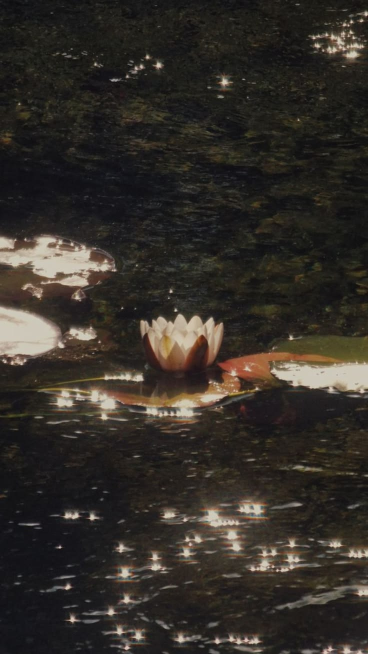
#> input picture 900508888014745363.jpg, 736 x 1308 px (shown at 1/2 size); its folder holds only this picture in this run
$ python -i spiral_art.py   (imports and definitions only)
#> lines starting #> are read from the running program, lines starting #| are printed output that depends on the picture; after the words box and inside, x2 and y2 are one past the last pixel; in counts of white or black regions, pixels touching at a corner belong together
"""Turn the three supplied photos, or a custom image, into animated spiral text."""

import math
import argparse
from dataclasses import dataclass
from pathlib import Path
import time

from PIL import Image, ImageChops, ImageDraw, ImageFilter, ImageFont, ImageOps

PROJECT_DIR = Path(__file__).resolve().parent
REPOSITORY_ROOT = PROJECT_DIR.parents[2]


@dataclass(frozen=True)
class PhotoPreset:
    filename: str
    title: str
    text: str
    gamma: float = 1.0

    @property
    def path(self) -> Path:
        return REPOSITORY_ROOT / self.filename


PRESETS = {
    "lilies": PhotoPreset("Pink lilies.jpg", "Pink Lilies", "LILIES  "),
    "water-lily": PhotoPreset("900508888014745363.jpg", "Water Lily", "WATER LILY  ", 0.80),
    "rockstar": PhotoPreset("Rockstar.jpg", "Rockstar", "ROCKSTAR  ", 0.80),
}
IMAGE_PATH = str(PRESETS["lilies"].path)
OUT_PATH = None

BG = (0, 0, 0)
NEON_GLOW = 0.0
NEON_RADIUS = 0.0025

TEXT_PHRASE = PRESETS["lilies"].text
IMAGE_GAMMA = PRESETS["lilies"].gamma
TEXT_FONT = ""
FONT_CANDIDATES = ["segoeuib.ttf", "arialbd.ttf", "calibrib.ttf", "georgiab.ttf", "Arial Bold.ttf",
                   "DejaVuSans-Bold.ttf", "LiberationSans-Bold.ttf", "Poppins-Bold.ttf"]
TRACK = 0.12
LETTER_HEIGHT = 0.64

PITCH_DIV = 105
START_TURNS = 0.0
CENTER = (0.50, 0.50)
SS = 3
BASE_FONT = 160

DURATION = 14.0
SPEED_RATIO = 3.0

WIN_H_FRAC = 0.92
SIDE_MARGIN = 0.05

WINDOW_TITLE = "Spiral Ink - Pink Lilies"


def load_source(path: str | Path) -> Image.Image:
    """Keep the full composition and lift dark details for the text rendering."""
    with Image.open(path) as im:
        rgba = ImageOps.exif_transpose(im).convert("RGBA")
        background = Image.new("RGBA", rgba.size, (*BG, 255))
        rgb = Image.alpha_composite(background, rgba).convert("RGB")
    if IMAGE_GAMMA != 1.0:
        # A gamma below 1 brightens shadows while keeping black pixels black.
        lookup = [round(255 * (value / 255) ** IMAGE_GAMMA) for value in range(256)]
        rgb = rgb.point(lookup * 3)
    return rgb


def image_aspect(path):
    im = load_source(path)
    return im.width / im.height


_FONT = []


def load_font(size):
    if not _FONT:
        found = None
        names = ([TEXT_FONT] if TEXT_FONT else []) + FONT_CANDIDATES
        for name in names:
            for p in (name, str(PROJECT_DIR / name)):
                try:
                    ImageFont.truetype(p, 20)
                    found = p
                    break
                except Exception:
                    pass
            if found:
                break
        _FONT.append(found)
    p = _FONT[0]
    if p:
        return ImageFont.truetype(p, size)
    return ImageFont.load_default(size)


def build_glyphs(phrase):
    f = load_font(BASE_FONT)
    capb = float(-f.getbbox("I", anchor="ls")[1])
    asc, desc = f.getmetrics()
    pad = int(BASE_FONT * 0.08)
    hc = int(2 * max(asc - capb / 2, desc + capb / 2)) + 2 * pad
    base, adv = {}, {}
    for ch in set(phrase):
        aw = float(f.getlength(ch))
        adv[ch] = aw
        if ch.strip() == "":
            continue
        img = Image.new("L", (int(math.ceil(aw)) + 2 * pad, hc), 0)
        ImageDraw.Draw(img).text((pad, hc / 2 + capb / 2), ch, font=f, fill=255, anchor="ls")
        base[ch] = img
    return base, adv, capb


def prepare(W, H, pitch, path):
    return load_source(path).resize((W, H), Image.Resampling.LANCZOS)


class Spiral:

    def __init__(self, W, H, path=IMAGE_PATH):
        self.W, self.H = W, H
        pitch = min(W, H) / PITCH_DIV
        color_map = prepare(W, H, pitch, path).resize(
            (W * SS, H * SS), Image.Resampling.BICUBIC)
        cx, cy = CENTER[0] * W, CENTER[1] * H
        self.pitch, self.cx, self.cy = pitch, cx, cy

        base, adv_base, capb = build_glyphs(TEXT_PHRASE)
        phrase = TEXT_PHRASE
        two_pi = 2 * math.pi
        k_arc = pitch / (4 * math.pi)
        th0 = two_pi * START_TURNS
        rmax = max(math.hypot(cx - px, cy - py) for px in (0, W) for py in (0, H)) + pitch
        th_max = two_pi * rmax / pitch

        def pos(s):
            th = math.sqrt(th0 * th0 + s / k_arc)
            r = pitch * th / two_pi
            return th, r, cx + r * math.cos(th), cy + r * math.sin(th)

        self.glyphs = []
        self.pen_xy = []
        s, ci, adv_guess = 0.0, 0, pitch * 0.3
        while True:
            ch = phrase[ci % len(phrase)]
            th, r, x, y = pos(s + adv_guess / 2)
            if th > th_max:
                break
            ix, iy = int(x), int(y)
            if not (0 <= ix < W and 0 <= iy < H):
                s += pitch * 0.35
                ci += 1
                continue

            hcap = pitch * LETTER_HEIGHT
            k = hcap / capb
            adv = adv_base[ch] * k + TRACK * hcap
            adv_guess = adv

            if ch in base:
                th, r, x, y = pos(s + adv / 2)
                rp = pitch / two_pi
                dx = rp * math.cos(th) - r * math.sin(th)
                dy = rp * math.sin(th) + r * math.cos(th)
                rot = -math.degrees(math.atan2(dy, dx))

                kk = k * SS
                src = base[ch]
                nw, nh = max(1, round(src.width * kk)), max(1, round(src.height * kk))
                m = src.resize((nw, nh), Image.LANCZOS).rotate(rot, resample=Image.BICUBIC, expand=True)

                left = int(round(x * SS - m.width / 2))
                top = int(round(y * SS - m.height / 2))
                tile = color_map.crop((left, top, left + m.width, top + m.height))
                self.glyphs.append((left, top, m, tile))
                self.pen_xy.append((x, y))
            s += adv
            ci += 1

        self.n = len(self.glyphs)
        self.T = DURATION

    def index_at(self, t):
        t = min(max(t, 0.0), self.T)
        frac = (t + 0.5 * (SPEED_RATIO - 1) * t * t / self.T) / (self.T * (1 + SPEED_RATIO) / 2)
        return min(int(self.n * frac), self.n)

    def draw(self, canvas, i0, i1):
        if i1 <= i0:
            return
        for left, top, m, col in self.glyphs[i0:i1]:
            canvas.paste(col, (left, top), m)

    def pen(self, i):
        if self.n == 0:
            return None
        return self.pen_xy[min(max(i - 1, 0), self.n - 1)]


def neon(img):
    if NEON_GLOW <= 0:
        return img
    r = max(1.0, img.height * NEON_RADIUS)
    bloom = img.reduce(3).filter(ImageFilter.GaussianBlur(r)).resize(img.size, Image.BILINEAR)
    bloom = bloom.point(lambda v: int(v * NEON_GLOW))
    return ImageChops.add(img, bloom)


def output_path(path: str | Path) -> Path:
    """Put exports in a separate folder, preserving the original photo."""
    return Path(OUT_PATH) if OUT_PATH else PROJECT_DIR / "outputs" / f"{Path(path).stem}_spiral.png"


# [12 lines left out: function save_png, not called in this run]


class App:
    def __init__(self, path):
        import tkinter as tk
        from PIL import ImageTk
        self.tk, self.ImageTk = tk, ImageTk
        self.path = path
        self.root = tk.Tk()
        self.root.title(WINDOW_TITLE)
        self.root.configure(bg="black")

        sw, sh = self.root.winfo_screenwidth(), self.root.winfo_screenheight()
        aspect = image_aspect(path)
#> in load_source, im is the input picture: PIL image 736x1308 RGB; mean R, G, B 50.8, 45.9, 40.4
#> aspect = 0.563
        self.H = int(min(sh * WIN_H_FRAC, sw * 0.96 / (aspect * (1 + 2 * SIDE_MARGIN))))
#> self.H = 993
        self.W = int(self.H * aspect)
#> self.W = 558
        self.WW = min(int(self.W * (1 + 2 * SIDE_MARGIN)), int(sw * 0.96))
#> self.WW = 613
        x, y = (sw - self.WW) // 2, max(0, (sh - self.H) // 2 - 24)
#> x = 653; y = 19
        self.root.geometry(f"{self.WW}x{self.H}+{x}+{y}")

        self.cv = tk.Canvas(self.root, width=self.WW, height=self.H, bg="black",
                            highlightthickness=0)
        self.cv.pack(fill="both", expand=True)
        self.msg = self.cv.create_text(self.WW // 2, self.H // 2, text="preparing...",
                                       fill="#555555", font=("Helvetica", 14))
        self.root.bind("<Escape>", lambda e: self.root.destroy())
        self.root.bind("<s>", lambda e: save_png(self.path))
        self.root.bind("<r>", lambda e: self.start())
        self.root.update()

        self.sp = Spiral(self.W, self.H, path)
#> in prepare, `return load_source(path).resize((W, H), Image.Resampling.LANCZOS)`:
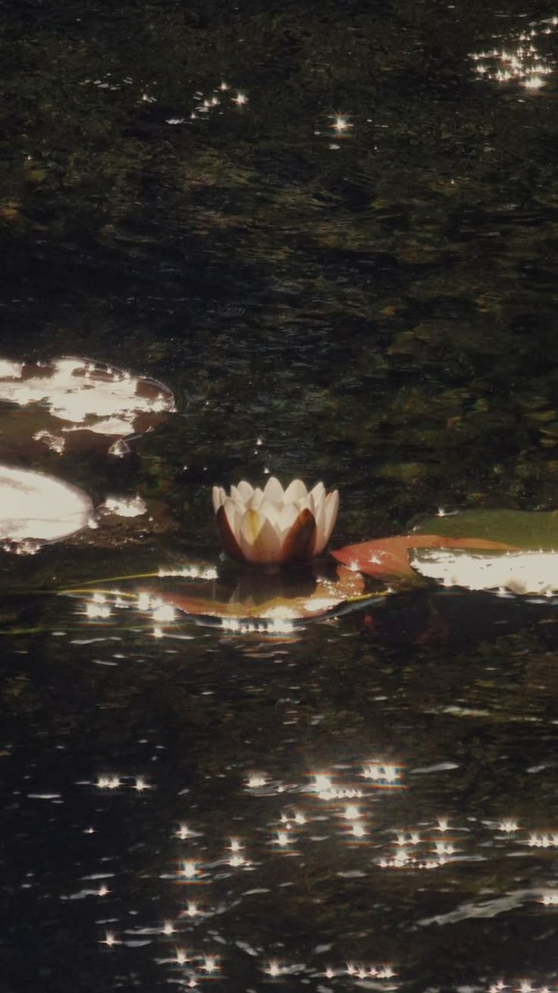
#> returned value: PIL image 558x993 RGB; mean R, G, B 50.8, 45.9, 40.4
#> after the loop in build_glyphs, `for ch in set(phrase):`:
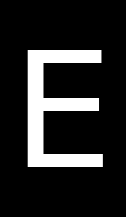
#> img: PIL image 126x217 L; min 0, max 255, mean 38.2
#> after the loop in build_glyphs, `for ch in set(phrase):`: adv = {'S': 101.6, ' ': 50.86, 'I': 47.19, 'L': 89.14, 'E': 101.1}; base = 4 items
#> in __init__, `base, adv_base, capb = build_glyphs(TEXT_PHRASE)`: adv_base has the same summary as adv in build_glyphs; capb = 117
#> the loop in __init__, `while True:` made 90529 passes
#> (ix, iy, adv, adv_guess) on passes 2, 3, 4, 5, 6, 9, 10, 11, 12, 13, 14, 17: (276, 496, 1.78, 1.78), (276, 494, 3, 3), (278, 492, 1.78, 1.78), (280, 492, 3.35, 3.35), (283, 494, 3.36, 3.36), (283, 500, 3, 3), (280, 502, 1.78, 1.78), (279, 503, 3, 3), (275, 502, 1.78, 1.78), (274, 502, 3.35, 3.35), (271, 499, 3.36, 3.36), (271, 493, 3, 3)
#> (adv, adv_guess, dx, dy) on pass 1: (3, 3, -1.78, 0.315)
#> pass 1, in __init__, `src = base[ch]`:
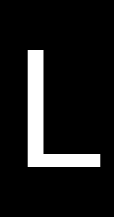
#> src: PIL image 114x217 L; min 0, max 255, mean 26.6
#> pass 2, in __init__, `src = base[ch]`:
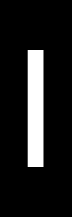
#> src: PIL image 72x217 L; min 0, max 255, mean 30.1
#> pass 3, in __init__, `m = src.resize((nw, nh), Image.LANCZOS).rotate(rot, resample=Image.BIC..`:
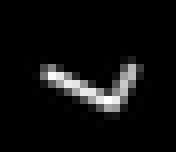
#> m: PIL image 22x19 L (shown 8 times larger); min 0, max 255, mean 14.4
#> pass 3, in __init__, `tile = color_map.crop((left, top, left + m.width, top + m.height))`:
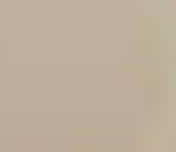
#> tile: PIL image 22x19 RGB (shown 8 times larger); mean R, G, B 189.7, 175.4, 153.7
        self.photo = ImageTk.PhotoImage(Image.new("RGB", (self.W, self.H), BG))
        self.cv.delete(self.msg)
        self.item = self.cv.create_image(self.WW // 2, self.H // 2, image=self.photo)
        self.cv.bind("<Configure>", self.recenter)
        self.running = False
        self.start()
#> in start, `self.big = Image.new("RGB", (self.W * SS, self.H * SS), BG)`: self.big: PIL image 1674x2979 RGB; every value is 0

    def recenter(self, e):
        if hasattr(self, "item"):
            self.cv.coords(self.item, e.width // 2, e.height // 2)

    def start(self):
        self.big = Image.new("RGB", (self.W * SS, self.H * SS), BG)
        self.drawn = 0
        self.t0 = time.perf_counter()
        if not self.running:
            self.running = True
            self.tick()

    def tick(self):
        sp = self.sp
        t = time.perf_counter() - self.t0
        done = t >= sp.T
        i1 = sp.n if done else sp.index_at(t)
        sp.draw(self.big, self.drawn, i1)
        self.drawn = i1

        frame = neon(self.big.reduce(SS))
        if not done:
            p = sp.pen(i1)
            if p:
                rad = 3.0
                ImageDraw.Draw(frame).ellipse((p[0] - rad, p[1] - rad, p[0] + rad, p[1] + rad),
                                              fill=(255, 255, 255))
        self.photo.paste(frame)

        if done:
            self.running = False
        else:
            self.root.after(16, self.tick)

    def run(self):
        self.root.mainloop()


# [45 lines left out: functions resolve_image_path, main, not called in this run]


# [2 lines not run here, left out]

>>> result = App('../../../900508888014745363.jpg').start()
#> in tick, `frame = neon(self.big.reduce(SS))`: frame: PIL image 558x993 RGB; every value is 0
#> in tick, `ImageDraw.Draw(frame).ellipse((p[0] - rad, p[1] - rad, p[0] + rad, p[1..`:
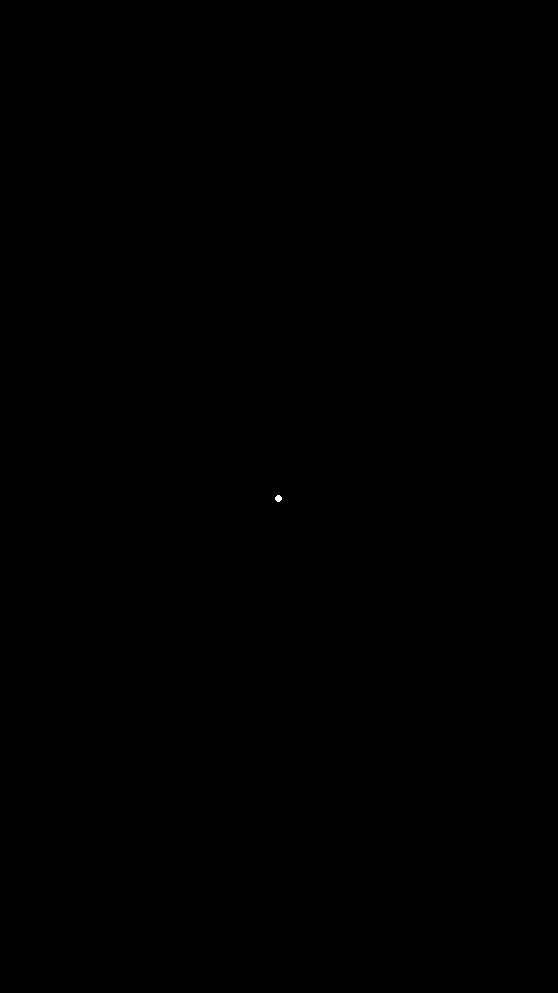
#> frame: PIL image 558x993 RGB; 0.01% white; 1 white region, box (x1, y1, x2, y2) and area: (275, 495, 282, 502) 37

$ run again, on Rockstar.jpg
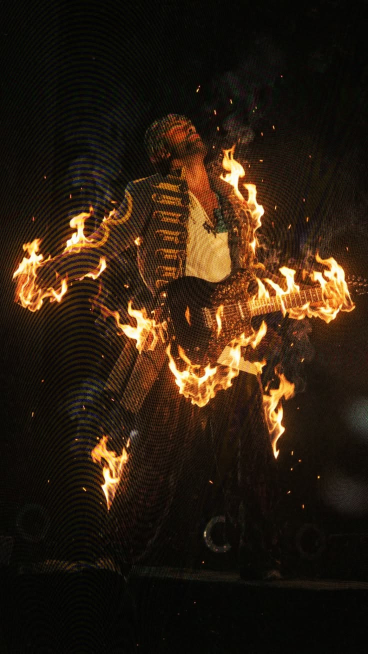
#> input picture Rockstar.jpg, 736 x 1308 px (shown at 1/2 size)
#> in load_source, im is the input picture: PIL image 736x1308 RGB; mean R, G, B 45.5, 31, 17.2
#> in prepare, `return load_source(path).resize((W, H), Image.Resampling.LANCZOS)`:
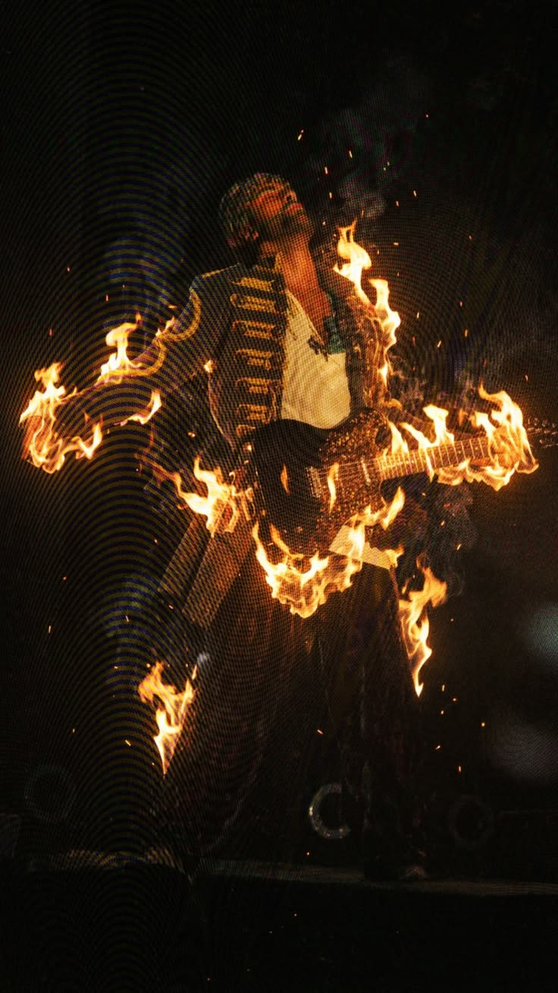
#> returned value: PIL image 558x993 RGB; mean R, G, B 45.5, 31, 17.2
#> after the loop in build_glyphs, `for ch in set(phrase):`: adv = {'S': 101.6, ' ': 50.86, 'I': 47.19, 'L': 89.14, 'E': 101.1}; base = 4 items
#> in __init__, `base, adv_base, capb = build_glyphs(TEXT_PHRASE)`: adv_base has the same summary as adv in build_glyphs; capb = 117
#> the loop in __init__, `while True:` made 90529 passes
#> (ix, iy, adv, adv_guess) on passes 2, 3, 4, 5, 6, 9, 10, 11: (276, 496, 1.78, 1.78), (276, 494, 3, 3), (278, 492, 1.78, 1.78), (280, 492, 3.35, 3.35), (283, 494, 3.36, 3.36), (283, 500, 3, 3), (280, 502, 1.78, 1.78), (279, 503, 3, 3)
#> pass 3, in __init__, `tile = color_map.crop((left, top, left + m.width, top + m.height))`:
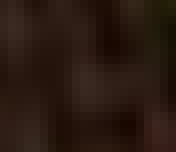
#> tile: PIL image 22x19 RGB (shown 8 times larger); mean R, G, B 41.5, 25.3, 16.7
#> self.big: PIL image 1674x2979 RGB; every value is 0
